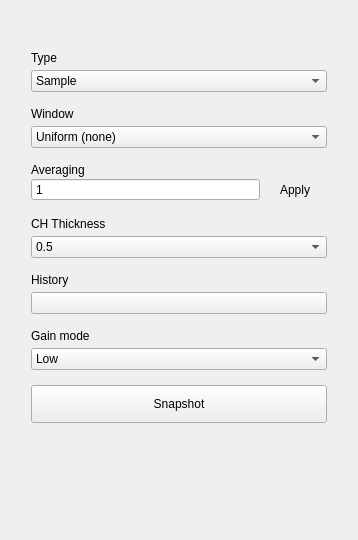
<?xml version="1.0" encoding="UTF-8"?>
<ui version="4.0">
 <class>SpectrumAnalyzerMenu</class>
 <widget class="QWidget" name="SpectrumAnalyzerMenu">
  <property name="geometry">
   <rect>
    <x>0</x>
    <y>0</y>
    <width>354</width>
    <height>540</height>
   </rect>
  </property>
  <property name="windowTitle">
   <string>Form</string>
  </property>
  <layout class="QVBoxLayout" name="verticalLayout">
   <item>
    <widget class="QStackedWidget" name="stackedWidget">
     <property name="sizePolicy">
      <sizepolicy hsizetype="Fixed" vsizetype="Preferred">
       <horstretch>0</horstretch>
       <verstretch>0</verstretch>
      </sizepolicy>
     </property>
     <property name="currentIndex">
      <number>0</number>
     </property>
     <widget class="QWidget" name="widgetChannelSettings">
      <layout class="QVBoxLayout" name="verticalLayout_4">
       <property name="spacing">
        <number>15</number>
       </property>
       <property name="leftMargin">
        <number>20</number>
       </property>
       <property name="topMargin">
        <number>25</number>
       </property>
       <property name="rightMargin">
        <number>20</number>
       </property>
       <property name="bottomMargin">
        <number>0</number>
       </property>
       <item>
        <widget class="scopy::gui::MenuHeader" name="widgetChannelMenuHeader" native="true"/>
       </item>
       <item>
        <layout class="QVBoxLayout" name="vLayout_10">
         <property name="spacing">
          <number>5</number>
         </property>
         <property name="topMargin">
          <number>0</number>
         </property>
         <item>
          <widget class="QLabel" name="lblType">
           <property name="text">
            <string>Type</string>
           </property>
          </widget>
         </item>
         <item>
          <widget class="QComboBox" name="cmbBoxType">
           <item>
            <property name="text">
             <string>Sample</string>
            </property>
           </item>
           <item>
            <property name="text">
             <string>and other types</string>
            </property>
           </item>
          </widget>
         </item>
        </layout>
       </item>
       <item>
        <layout class="QVBoxLayout" name="vLayout_11">
         <property name="spacing">
          <number>5</number>
         </property>
         <property name="topMargin">
          <number>0</number>
         </property>
         <item>
          <widget class="QLabel" name="lblWindow">
           <property name="text">
            <string>Window</string>
           </property>
          </widget>
         </item>
         <item>
          <widget class="QComboBox" name="cmbBoxWindow">
           <item>
            <property name="text">
             <string>Uniform (none)</string>
            </property>
           </item>
           <item>
            <property name="text">
             <string>and others windows</string>
            </property>
           </item>
          </widget>
         </item>
        </layout>
       </item>
       <item>
        <layout class="QGridLayout" name="gridLayout_6">
         <property name="topMargin">
          <number>0</number>
         </property>
         <property name="horizontalSpacing">
          <number>3</number>
         </property>
         <property name="verticalSpacing">
          <number>0</number>
         </property>
         <item row="0" column="0">
          <widget class="QLabel" name="lblAveraging">
           <property name="sizePolicy">
            <sizepolicy hsizetype="Preferred" vsizetype="Fixed">
             <horstretch>0</horstretch>
             <verstretch>0</verstretch>
            </sizepolicy>
           </property>
           <property name="text">
            <string>Averaging</string>
           </property>
          </widget>
         </item>
         <item row="1" column="0">
          <widget class="QSpinBox" name="spinBoxAveraging">
           <property name="styleSheet">
            <string notr="true">font-size: 14px;
height:24px;
border: 0px;
border-bottom: 1px solid rgba(255,255,255,100);


QSpinBox[invalid=true] {
border-color: red;
}
QSpinBox[valid=true] {
border-color: green;
}</string>
           </property>
           <property name="buttonSymbols">
            <enum>QAbstractSpinBox::NoButtons</enum>
           </property>
           <property name="keyboardTracking">
            <bool>false</bool>
           </property>
           <property name="minimum">
            <number>1</number>
           </property>
           <property name="maximum">
            <number>10000</number>
           </property>
          </widget>
         </item>
         <item row="1" column="1">
          <widget class="QPushButton" name="btnApply">
           <property name="sizePolicy">
            <sizepolicy hsizetype="Fixed" vsizetype="Fixed">
             <horstretch>0</horstretch>
             <verstretch>0</verstretch>
            </sizepolicy>
           </property>
           <property name="minimumSize">
            <size>
             <width>64</width>
             <height>25</height>
            </size>
           </property>
           <property name="styleSheet">
            <string notr="true">QPushButton {
border-width: 0px;
border-radius: 3px;
min-width: 64px;
}</string>
           </property>
           <property name="text">
            <string>Apply</string>
           </property>
           <property name="blue_button" stdset="0">
            <bool>true</bool>
           </property>
          </widget>
         </item>
        </layout>
       </item>
       <item>
        <layout class="QVBoxLayout" name="vLayout_13">
         <property name="spacing">
          <number>5</number>
         </property>
         <property name="topMargin">
          <number>0</number>
         </property>
         <item>
          <widget class="QLabel" name="lblThickness">
           <property name="text">
            <string>CH Thickness</string>
           </property>
          </widget>
         </item>
         <item>
          <widget class="QComboBox" name="cmbBoxLineThickness">
           <item>
            <property name="text">
             <string>0.5</string>
            </property>
           </item>
           <item>
            <property name="text">
             <string>1</string>
            </property>
           </item>
           <item>
            <property name="text">
             <string>1.5</string>
            </property>
           </item>
           <item>
            <property name="text">
             <string>2</string>
            </property>
           </item>
           <item>
            <property name="text">
             <string>2.5</string>
            </property>
           </item>
           <item>
            <property name="text">
             <string>3</string>
            </property>
           </item>
           <item>
            <property name="text">
             <string>3.5</string>
            </property>
           </item>
           <item>
            <property name="text">
             <string>4</string>
            </property>
           </item>
           <item>
            <property name="text">
             <string>4.5</string>
            </property>
           </item>
           <item>
            <property name="text">
             <string>5</string>
            </property>
           </item>
          </widget>
         </item>
        </layout>
       </item>
       <item>
        <layout class="QVBoxLayout" name="vLayout_15">
         <property name="spacing">
          <number>5</number>
         </property>
         <property name="topMargin">
          <number>0</number>
         </property>
         <item>
          <widget class="QLabel" name="lblHistory">
           <property name="text">
            <string>History</string>
           </property>
          </widget>
         </item>
         <item>
          <widget class="scopy::gui::CustomSwitch" name="btnHistory">
           <property name="text">
            <string/>
           </property>
          </widget>
         </item>
        </layout>
       </item>
       <item>
        <layout class="QVBoxLayout" name="vLayout_12">
         <property name="spacing">
          <number>5</number>
         </property>
         <property name="bottomMargin">
          <number>0</number>
         </property>
         <item>
          <widget class="QLabel" name="lbl_7">
           <property name="text">
            <string>Gain mode</string>
           </property>
          </widget>
         </item>
         <item>
          <widget class="QComboBox" name="cmbBoxGainMode">
           <property name="currentText">
            <string>Low</string>
           </property>
           <item>
            <property name="text">
             <string>Low</string>
            </property>
           </item>
           <item>
            <property name="text">
             <string>High</string>
            </property>
           </item>
          </widget>
         </item>
        </layout>
       </item>
       <item>
        <widget class="QPushButton" name="btnSnapshot">
         <property name="styleSheet">
          <string notr="true">QPushButton{
  width: 175px;
  height: 30px;
  font-weight: normal;
  font-style: normal;
  text-align: center;
}</string>
         </property>
         <property name="text">
          <string>Snapshot</string>
         </property>
         <property name="blue_button" stdset="0">
          <bool>true</bool>
         </property>
        </widget>
       </item>
       <item>
        <spacer name="vSpacer_4">
         <property name="orientation">
          <enum>Qt::Vertical</enum>
         </property>
         <property name="sizeHint" stdset="0">
          <size>
           <width>10</width>
           <height>10</height>
          </size>
         </property>
        </spacer>
       </item>
       <item>
        <spacer name="vSpacer_3">
         <property name="orientation">
          <enum>Qt::Vertical</enum>
         </property>
         <property name="sizeType">
          <enum>QSizePolicy::Fixed</enum>
         </property>
         <property name="sizeHint" stdset="0">
          <size>
           <width>10</width>
           <height>0</height>
          </size>
         </property>
        </spacer>
       </item>
      </layout>
     </widget>
     <widget class="QWidget" name="widgetGeneralSettings">
      <property name="styleSheet">
       <string notr="true"/>
      </property>
      <layout class="QVBoxLayout" name="verticalLayout_3">
       <property name="spacing">
        <number>0</number>
       </property>
       <property name="leftMargin">
        <number>18</number>
       </property>
       <property name="topMargin">
        <number>20</number>
       </property>
       <property name="rightMargin">
        <number>18</number>
       </property>
       <property name="bottomMargin">
        <number>0</number>
       </property>
       <item>
        <widget class="scopy::gui::MenuHeader" name="widgetGeneralSettingsMenuHeader" native="true"/>
       </item>
       <item>
        <widget class="QPushButton" name="btnExport">
         <property name="styleSheet">
          <string notr="true">QPushButton {
  min-height: 30px;
  max-height: 30px;

  border: 0px;
}</string>
         </property>
         <property name="text">
          <string>Export</string>
         </property>
         <property name="blue_button" stdset="0">
          <bool>true</bool>
         </property>
        </widget>
       </item>
       <item>
        <spacer name="vSpacer">
         <property name="orientation">
          <enum>Qt::Vertical</enum>
         </property>
         <property name="sizeHint" stdset="0">
          <size>
           <width>0</width>
           <height>0</height>
          </size>
         </property>
        </spacer>
       </item>
      </layout>
     </widget>
     <widget class="QWidget" name="widgetSweepSettings">
      <layout class="QVBoxLayout" name="verticalLayout_7">
       <property name="spacing">
        <number>0</number>
       </property>
       <property name="leftMargin">
        <number>18</number>
       </property>
       <property name="topMargin">
        <number>20</number>
       </property>
       <property name="rightMargin">
        <number>18</number>
       </property>
       <property name="bottomMargin">
        <number>0</number>
       </property>
       <item>
        <widget class="QScrollArea" name="scrollArea">
         <property name="horizontalScrollBarPolicy">
          <enum>Qt::ScrollBarAlwaysOff</enum>
         </property>
         <property name="widgetResizable">
          <bool>true</bool>
         </property>
         <widget class="QWidget" name="scrollAreaWidgetContents">
          <property name="geometry">
           <rect>
            <x>0</x>
            <y>0</y>
            <width>298</width>
            <height>500</height>
           </rect>
          </property>
          <layout class="QVBoxLayout" name="verticalLayout_16">
           <item>
            <widget class="scopy::gui::MenuHeader" name="widgetSweepMenuHeader" native="true"/>
           </item>
           <item>
            <widget class="scopy::gui::CustomSwitch" name="btnLog">
             <property name="styleSheet">
              <string notr="true">QPushButton {
min-height: 30px;
max-height: 30px;
min-width: 280px;
max-width: 280px;
background-color: black;
border-radius: 4px;
}

QPushButton:disabled {
background-color: qlineargradient(spread:pad, x1:0.5, y1:0, x2:0.501, y2:0, stop:0 #727273, stop:1 #141416);
}

QWidget#handle {
min-height: 30px;
max-height: 30px;
min-width: 142px;
max-width: 142px;
background-color: #4a64ff;
border-radius: 2px;
}

QWidget#handle:disabled {
background-color: #aaaaaa;
}

QLabel {
margin-top: 6px;
background-color: transparent;
line-height: 19px;
}

QLabel#on {
margin-top: 0px;
min-height:30px;
max-height:30px;
min-width:140px;
max-width:140px;
qproperty-alignment: AlignCenter AlignCenter;
margin-left: 0px;
color: white;
}

QLabel#on:disabled {
color: rgba(255,255,255,102);
}

QLabel#off {
margin-top: 0px;
min-height:30px;
max-height:30px;
min-width:140px;
max-width:140px;
margin-left: 140px;
color: white;
qproperty-alignment: AlignCenter AlignCenter;
}

QLabel#off:disabled {
color: rgba(255,255,255,51);
}
</string>
             </property>
             <property name="text">
              <string/>
             </property>
             <property name="leftText" stdset="0">
              <string>Logarithmic</string>
             </property>
             <property name="rightText" stdset="0">
              <string>Linear</string>
             </property>
             <property name="duration_ms" stdset="0">
              <number>0</number>
             </property>
            </widget>
           </item>
           <item>
            <widget class="scopy::gui::SubsectionSeparator" name="widgetFrequencySubsSep" native="true"/>
           </item>
           <item>
            <layout class="QGridLayout" name="gridSweepControls">
             <property name="leftMargin">
              <number>0</number>
             </property>
             <property name="topMargin">
              <number>15</number>
             </property>
             <property name="rightMargin">
              <number>0</number>
             </property>
             <property name="bottomMargin">
              <number>25</number>
             </property>
             <property name="spacing">
              <number>15</number>
             </property>
            </layout>
           </item>
           <item>
            <widget class="scopy::gui::SubsectionSeparator" name="widgetAmplitudeSubsSep" native="true"/>
           </item>
           <item>
            <layout class="QGridLayout" name="gridLayout_5">
             <property name="leftMargin">
              <number>0</number>
             </property>
             <property name="topMargin">
              <number>15</number>
             </property>
             <property name="rightMargin">
              <number>0</number>
             </property>
             <property name="bottomMargin">
              <number>0</number>
             </property>
             <property name="spacing">
              <number>15</number>
             </property>
             <item row="0" column="1">
              <layout class="QVBoxLayout" name="vLayout_9">
               <property name="spacing">
                <number>2</number>
               </property>
               <item>
                <widget class="QStackedWidget" name="stackedWidgetBottom"/>
               </item>
               <item>
                <spacer name="vSpacer_11">
                 <property name="orientation">
                  <enum>Qt::Vertical</enum>
                 </property>
                 <property name="sizeHint" stdset="0">
                  <size>
                   <width>0</width>
                   <height>0</height>
                  </size>
                 </property>
                </spacer>
               </item>
               <item>
                <widget class="QLabel" name="lblRbw">
                 <property name="text">
                  <string>Resolution BW</string>
                 </property>
                </widget>
               </item>
               <item>
                <widget class="QComboBox" name="cmbBoxRbw"/>
               </item>
              </layout>
             </item>
             <item row="0" column="0">
              <layout class="QVBoxLayout" name="vLayout_5">
               <property name="spacing">
                <number>2</number>
               </property>
               <item>
                <widget class="QStackedWidget" name="stackedWidgetTop"/>
               </item>
               <item>
                <widget class="QStackedWidget" name="stackedWidgetDivision"/>
               </item>
               <item>
                <widget class="QLabel" name="lbl_units">
                 <property name="text">
                  <string>Units</string>
                 </property>
                </widget>
               </item>
               <item>
                <widget class="QComboBox" name="cmbBoxUnits">
                 <item>
                  <property name="text">
                   <string>dBFS</string>
                  </property>
                 </item>
                </widget>
               </item>
              </layout>
             </item>
            </layout>
           </item>
           <item>
            <spacer name="vSpacer_6">
             <property name="orientation">
              <enum>Qt::Vertical</enum>
             </property>
             <property name="sizeType">
              <enum>QSizePolicy::Expanding</enum>
             </property>
             <property name="sizeHint" stdset="0">
              <size>
               <width>20</width>
               <height>411</height>
              </size>
             </property>
            </spacer>
           </item>
          </layout>
         </widget>
        </widget>
       </item>
      </layout>
     </widget>
     <widget class="QWidget" name="widgetMarkerSettings">
      <layout class="QVBoxLayout" name="verticalLayout_8">
       <property name="spacing">
        <number>0</number>
       </property>
       <property name="leftMargin">
        <number>18</number>
       </property>
       <property name="topMargin">
        <number>20</number>
       </property>
       <property name="rightMargin">
        <number>18</number>
       </property>
       <property name="bottomMargin">
        <number>0</number>
       </property>
       <item>
        <widget class="QScrollArea" name="scrollArea_2">
         <property name="horizontalScrollBarPolicy">
          <enum>Qt::ScrollBarAlwaysOff</enum>
         </property>
         <property name="widgetResizable">
          <bool>true</bool>
         </property>
         <widget class="QWidget" name="scrollAreaWidgetContents_2">
          <property name="geometry">
           <rect>
            <x>0</x>
            <y>0</y>
            <width>298</width>
            <height>500</height>
           </rect>
          </property>
          <layout class="QVBoxLayout" name="verticalLayout_17">
           <item>
            <layout class="QHBoxLayout" name="hLayoutMarkersTitle">
             <property name="bottomMargin">
              <number>14</number>
             </property>
             <item>
              <widget class="QLabel" name="lbl_4">
               <property name="text">
                <string>Markers</string>
               </property>
               <property name="general_settings_label" stdset="0">
                <bool>true</bool>
               </property>
              </widget>
             </item>
             <item>
              <spacer name="hSpacer_8">
               <property name="orientation">
                <enum>Qt::Horizontal</enum>
               </property>
               <property name="sizeHint" stdset="0">
                <size>
                 <width>0</width>
                 <height>10</height>
                </size>
               </property>
              </spacer>
             </item>
             <item>
              <widget class="QLabel" name="lblMarkerSettingsTitle">
               <property name="text">
                <string>Settings</string>
               </property>
               <property name="general_settings_label" stdset="0">
                <bool>true</bool>
               </property>
              </widget>
             </item>
            </layout>
           </item>
           <item>
            <widget class="Line" name="lineMarkerSettingsTitle">
             <property name="minimumSize">
              <size>
               <width>240</width>
               <height>2</height>
              </size>
             </property>
             <property name="maximumSize">
              <size>
               <width>16777215</width>
               <height>2</height>
              </size>
             </property>
             <property name="styleSheet">
              <string notr="true">border: 2px solid rgb(74, 100, 255);</string>
             </property>
             <property name="orientation">
              <enum>Qt::Horizontal</enum>
             </property>
            </widget>
           </item>
           <item>
            <layout class="QHBoxLayout" name="hLayoutMarkerSelector">
             <property name="spacing">
              <number>0</number>
             </property>
             <property name="topMargin">
              <number>10</number>
             </property>
            </layout>
           </item>
           <item>
            <widget class="scopy::gui::SubsectionSeparator" name="widgetMarkerSubsSep" native="true"/>
           </item>
           <item>
            <layout class="QGridLayout" name="gridLayout_3">
             <property name="topMargin">
              <number>0</number>
             </property>
             <property name="bottomMargin">
              <number>0</number>
             </property>
             <property name="horizontalSpacing">
              <number>0</number>
             </property>
             <property name="verticalSpacing">
              <number>15</number>
             </property>
             <item row="0" column="1">
              <widget class="QPushButton" name="btn_4">
               <property name="styleSheet">
                <string notr="true">QPushButton {
color: white;
background-color: black;

font-size:14px;
height: 30px;
width: 120px;
border-width: 0px;
border-radius: 4px;
}
QPushButton:disabled {
background-color: grey;
}
QPushButton:pressed {
background-color: #F45000;
}

QPushButton:hover
{
         background-color: #4a34ff;
}</string>
               </property>
               <property name="text">
                <string>Delta</string>
               </property>
              </widget>
             </item>
             <item row="0" column="0">
              <widget class="QPushButton" name="btn_3">
               <property name="styleSheet">
                <string notr="true">QPushButton {
height: 30px;
width: 120px;
border-width: 0px;
}</string>
               </property>
               <property name="text">
                <string>Normal</string>
               </property>
               <property name="blue_button" stdset="0">
                <bool>true</bool>
               </property>
              </widget>
             </item>
            </layout>
           </item>
           <item>
            <layout class="QVBoxLayout" name="vLayoutMarkerFreqPosLayout"/>
           </item>
           <item>
            <layout class="QHBoxLayout" name="hLayout_10">
             <property name="spacing">
              <number>0</number>
             </property>
             <property name="leftMargin">
              <number>0</number>
             </property>
             <property name="topMargin">
              <number>0</number>
             </property>
             <property name="rightMargin">
              <number>0</number>
             </property>
             <item>
              <spacer name="hSpacer_3">
               <property name="orientation">
                <enum>Qt::Horizontal</enum>
               </property>
               <property name="sizeHint" stdset="0">
                <size>
                 <width>2</width>
                 <height>20</height>
                </size>
               </property>
              </spacer>
             </item>
             <item>
              <layout class="QGridLayout" name="gridLayout_2">
               <property name="topMargin">
                <number>20</number>
               </property>
               <property name="bottomMargin">
                <number>0</number>
               </property>
               <property name="spacing">
                <number>15</number>
               </property>
               <item row="1" column="2">
                <widget class="QPushButton" name="btnRightPeak">
                 <property name="sizePolicy">
                  <sizepolicy hsizetype="Fixed" vsizetype="Fixed">
                   <horstretch>0</horstretch>
                   <verstretch>0</verstretch>
                  </sizepolicy>
                 </property>
                 <property name="layoutDirection">
                  <enum>Qt::RightToLeft</enum>
                 </property>
                 <property name="styleSheet">
                  <string notr="true">QPushButton {
height: 60px;
width: 55px;
padding-left: 5px;

text-align: left;
}</string>
                 </property>
                 <property name="text">
                  <string> Peak</string>
                 </property>
                 <property name="icon">
                  <iconset resource="../resources/resources.qrc">
                   <normaloff>:/icons/common/ic arrow right.svg</normaloff>:/icons/common/ic arrow right.svg</iconset>
                 </property>
                 <property name="iconSize">
                  <size>
                   <width>12</width>
                   <height>12</height>
                  </size>
                 </property>
                 <property name="blue_button" stdset="0">
                  <bool>true</bool>
                 </property>
                </widget>
               </item>
               <item row="1" column="0">
                <widget class="QPushButton" name="btnLeftPeak">
                 <property name="sizePolicy">
                  <sizepolicy hsizetype="Fixed" vsizetype="Fixed">
                   <horstretch>0</horstretch>
                   <verstretch>0</verstretch>
                  </sizepolicy>
                 </property>
                 <property name="styleSheet">
                  <string notr="true">QPushButton {
height: 60px;
width: 55px;

padding-left: 5px;
}</string>
                 </property>
                 <property name="text">
                  <string>Peak</string>
                 </property>
                 <property name="icon">
                  <iconset resource="../resources/resources.qrc">
                   <normaloff>:/icons/common/ic arrow left.svg</normaloff>:/icons/common/ic arrow left.svg</iconset>
                 </property>
                 <property name="iconSize">
                  <size>
                   <width>12</width>
                   <height>12</height>
                  </size>
                 </property>
                 <property name="blue_button" stdset="0">
                  <bool>true</bool>
                 </property>
                </widget>
               </item>
               <item row="0" column="1">
                <widget class="QPushButton" name="btnUpAmplPeak">
                 <property name="sizePolicy">
                  <sizepolicy hsizetype="Fixed" vsizetype="Fixed">
                   <horstretch>0</horstretch>
                   <verstretch>0</verstretch>
                  </sizepolicy>
                 </property>
                 <property name="styleSheet">
                  <string notr="true">QPushButton {
height: 60px;
width: 60px;
}</string>
                 </property>
                 <property name="text">
                  <string>Ampl</string>
                 </property>
                 <property name="icon">
                  <iconset resource="../resources/resources.qrc">
                   <normaloff>:/icons/common/ic arrow up.svg</normaloff>:/icons/common/ic arrow up.svg</iconset>
                 </property>
                 <property name="iconSize">
                  <size>
                   <width>12</width>
                   <height>12</height>
                  </size>
                 </property>
                 <property name="blue_button" stdset="0">
                  <bool>true</bool>
                 </property>
                </widget>
               </item>
               <item row="2" column="1">
                <widget class="QPushButton" name="btnDnAmplPeak">
                 <property name="sizePolicy">
                  <sizepolicy hsizetype="Fixed" vsizetype="Fixed">
                   <horstretch>0</horstretch>
                   <verstretch>0</verstretch>
                  </sizepolicy>
                 </property>
                 <property name="styleSheet">
                  <string notr="true">QPushButton {
height: 60px;
width: 60px;
}</string>
                 </property>
                 <property name="text">
                  <string>Ampl</string>
                 </property>
                 <property name="icon">
                  <iconset resource="../resources/resources.qrc">
                   <normaloff>:/icons/common/ic arrow down.svg</normaloff>:/icons/common/ic arrow down.svg</iconset>
                 </property>
                 <property name="iconSize">
                  <size>
                   <width>12</width>
                   <height>12</height>
                  </size>
                 </property>
                 <property name="blue_button" stdset="0">
                  <bool>true</bool>
                 </property>
                </widget>
               </item>
               <item row="1" column="1">
                <widget class="QPushButton" name="btnMaxPeak">
                 <property name="sizePolicy">
                  <sizepolicy hsizetype="Fixed" vsizetype="Fixed">
                   <horstretch>0</horstretch>
                   <verstretch>0</verstretch>
                  </sizepolicy>
                 </property>
                 <property name="styleSheet">
                  <string notr="true">QPushButton {
font-size:16px;
height: 60px;
width: 60px;
border-width: 0px;
}</string>
                 </property>
                 <property name="text">
                  <string>Peak</string>
                 </property>
                 <property name="blue_button" stdset="0">
                  <bool>true</bool>
                 </property>
                </widget>
               </item>
              </layout>
             </item>
             <item>
              <spacer name="hSpacer_10">
               <property name="orientation">
                <enum>Qt::Horizontal</enum>
               </property>
               <property name="sizeHint" stdset="0">
                <size>
                 <width>2</width>
                 <height>20</height>
                </size>
               </property>
              </spacer>
             </item>
            </layout>
           </item>
           <item>
            <widget class="scopy::gui::SubsectionSeparator" name="widgetGeneralSubsSep" native="true"/>
           </item>
           <item>
            <layout class="QGridLayout" name="gridLayout_4">
             <property name="topMargin">
              <number>0</number>
             </property>
             <property name="bottomMargin">
              <number>0</number>
             </property>
             <property name="horizontalSpacing">
              <number>0</number>
             </property>
             <property name="verticalSpacing">
              <number>10</number>
             </property>
             <item row="0" column="0">
              <widget class="QLabel" name="lbl_9">
               <property name="text">
                <string>Marker Table</string>
               </property>
              </widget>
             </item>
             <item row="0" column="1">
              <widget class="scopy::gui::CustomSwitch" name="btnMarkerTable">
               <property name="text">
                <string/>
               </property>
              </widget>
             </item>
            </layout>
           </item>
           <item>
            <spacer name="vSpacer_5">
             <property name="orientation">
              <enum>Qt::Vertical</enum>
             </property>
             <property name="sizeHint" stdset="0">
              <size>
               <width>10</width>
               <height>0</height>
              </size>
             </property>
            </spacer>
           </item>
          </layout>
         </widget>
        </widget>
       </item>
      </layout>
     </widget>
     <widget class="QWidget" name="widgetAddReference">
      <layout class="QVBoxLayout" name="verticalLayout_14">
       <property name="leftMargin">
        <number>18</number>
       </property>
       <property name="topMargin">
        <number>20</number>
       </property>
       <property name="rightMargin">
        <number>18</number>
       </property>
       <property name="bottomMargin">
        <number>0</number>
       </property>
       <item>
        <layout class="QVBoxLayout" name="vLayout_18">
         <item>
          <widget class="scopy::gui::MenuHeader" name="widgetImportReferenceChannelsMenuHeader" native="true"/>
         </item>
         <item>
          <widget class="QLineEdit" name="lineEditFile">
           <property name="enabled">
            <bool>false</bool>
           </property>
           <property name="text">
            <string>No file selected!</string>
           </property>
           <property name="readOnly">
            <bool>true</bool>
           </property>
          </widget>
         </item>
         <item>
          <widget class="QPushButton" name="btnBrowseFile">
           <property name="styleSheet">
            <string notr="true">QPushButton {
  min-height: 30px;
  max-height: 30px;

  border: 0px;
}</string>
           </property>
           <property name="text">
            <string>Browse</string>
           </property>
           <property name="blue_button" stdset="0">
            <bool>true</bool>
           </property>
          </widget>
         </item>
         <item>
          <widget class="scopy::gui::ImportSettings" name="importSettings" native="true">
           <property name="enabled">
            <bool>false</bool>
           </property>
          </widget>
         </item>
         <item>
          <widget class="QPushButton" name="btnImport">
           <property name="enabled">
            <bool>false</bool>
           </property>
           <property name="styleSheet">
            <string notr="true">QPushButton {
  min-height: 30px;
  max-height: 30px;

  border: 0px;
}</string>
           </property>
           <property name="text">
            <string>Import</string>
           </property>
           <property name="blue_button" stdset="0">
            <bool>true</bool>
           </property>
          </widget>
         </item>
         <item>
          <spacer name="vSpacer_12">
           <property name="orientation">
            <enum>Qt::Vertical</enum>
           </property>
           <property name="sizeHint" stdset="0">
            <size>
             <width>20</width>
             <height>40</height>
            </size>
           </property>
          </spacer>
         </item>
        </layout>
       </item>
      </layout>
     </widget>
    </widget>
   </item>
  </layout>
 </widget>
 <customwidgets>
  <customwidget>
   <class>scopy::gui::CustomSwitch</class>
   <extends>QPushButton</extends>
   <header location="global">scopy/gui/custom_switch.hpp</header>
  </customwidget>
  <customwidget>
   <class>scopy::gui::SubsectionSeparator</class>
   <extends>QWidget</extends>
   <header location="global">scopy/gui/subsection_separator.hpp</header>
   <container>1</container>
  </customwidget>
  <customwidget>
   <class>scopy::gui::MenuHeader</class>
   <extends>QWidget</extends>
   <header location="global">scopy/gui/menu_header.hpp</header>
   <container>1</container>
  </customwidget>
  <customwidget>
   <class>scopy::gui::ImportSettings</class>
   <extends>QWidget</extends>
   <header location="global">scopy/gui/osc_import_settings.hpp</header>
   <container>1</container>
  </customwidget>
 </customwidgets>
 <resources>
  <include location="../resources/resources.qrc"/>
 </resources>
 <connections/>
</ui>
